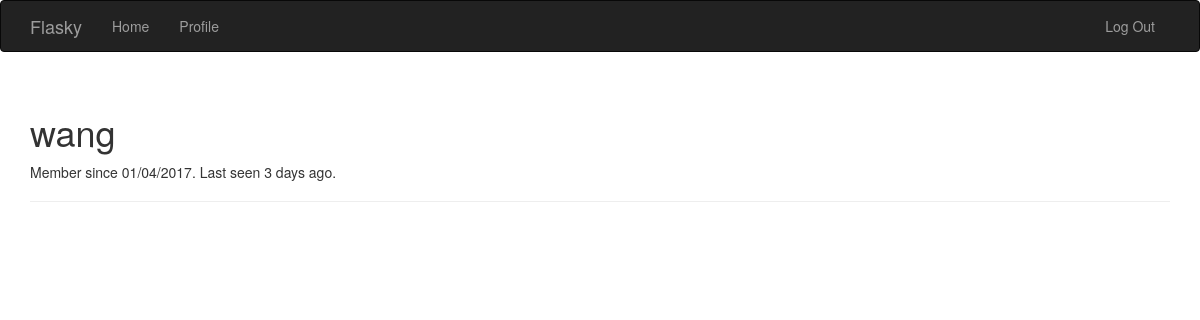
Before: /user/wang (signed in) with the older database file.
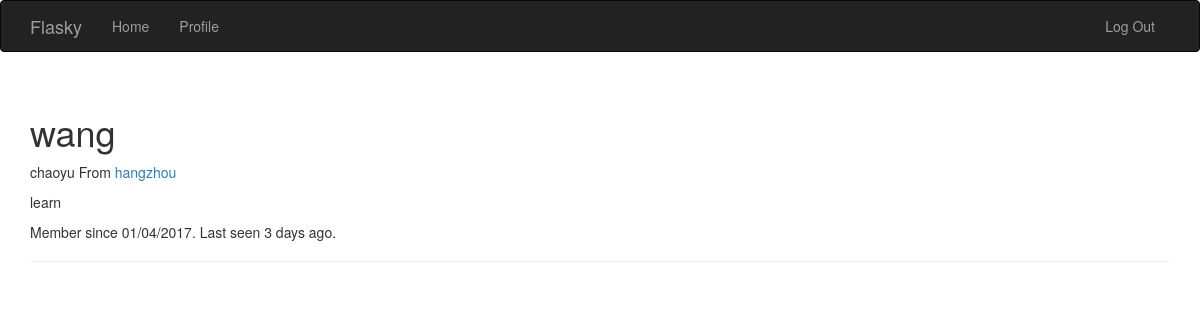
After: the same page with the newer database file.
### hello.py (models this page shows, shortened)
class User(UserMixin, db.Model):
    __tablename__ = 'users'
    id = db.Column(db.Integer, primary_key=True)
    username = db.Column(db.String(64), unique=True, index=True)
    role_id = db.Column(db.String(64))
    password = db.Column(db.String(128))
    name = db.Column(db.String(64))
    location = db.Column(db.String(64))
    about_me = db.Column(db.Text())
    member_since = db.Column(db.DateTime(), default=datetime.utcnow)
    last_seen = db.Column(db.DateTime(), default=datetime.utcnow)
    def is_administrator(self):
        if self.role_id.__eq__('1'):
            return True
        else:
            return False
        return False

### hello.py (the view)
@app.route('/user/<username>')
def user(username):
    user = User.query.filter_by(username=username).first()
    if user is None:
        abort(404)
    return render_template('user.html', user=user)

### hello.py (called while the page is built)
@login_manager.user_loader
def load_user(user_id):
    return User.query.get(int(user_id))

### templates/user.html (shortened to what this page needs)
{% extends "base.html" %}
{% block page_content %}
<div class="page-header">
    <h1>{{ user.username }}</h1>
    {% if user.name or user.location %}
    <p>
        {% if user.name %}{{ user.name }}{% endif %}
        {% if user.location %}
            From <a href="http://maps.google.com/?q={{ user.location }}">{{ user.location }}</a>
        {% endif %}
    </p>
    {% endif %}
    {% if user.about_me %}<p>{{ user.about_me }}</p>{% endif %}
    <p>Member since {{ moment(user.member_since).format('L') }}. Last seen {{ moment(user.last_seen).fromNow() }}.</p>
</div>
{% endblock %}

### templates/base.html (shortened to what this page needs)
{% extends "bootstrap/base.html" %}
{% block head %}
{{ super() }}
{% endblock %}
{% block navbar %}
<div class="navbar navbar-inverse" role="navigation">
    <div class="container">
        <div class="navbar-header">
            <a class="navbar-brand" href="{{ url_for('index') }}">Flasky</a>
        </div>
        <div class="navbar-collapse collapse">
            <ul class="nav navbar-nav">
                <li><a href="{{ url_for('index') }}">Home</a></li>
        {% if current_user.is_authenticated %} <li>
           <li><a href="{{ url_for('user', username=current_user.username) }}">Profile</a></li>
        {% endif %}
            </ul>
            <ul class="nav navbar-nav navbar-right">
                {% if current_user.is_authenticated %}
                <li><a href="{{ url_for('logout') }}">Log Out</a></li>
                {% else %}
                <li><a href="{{ url_for('login') }}">Log In</a></li>
                {% endif %}
            </ul>
        </div>
    </div>
</div>
{% endblock %}
{% block content %}
<div class="container">
    {% block page_content %}{% endblock %}
</div>
{% endblock %}

Changed rows visible on the page:
changed User "wang": name (not shown) → "chaoyu"; location (not shown) → "hangzhou"; about_me (not shown) → "learn"
Other visible differences:
text now shown: "From"
